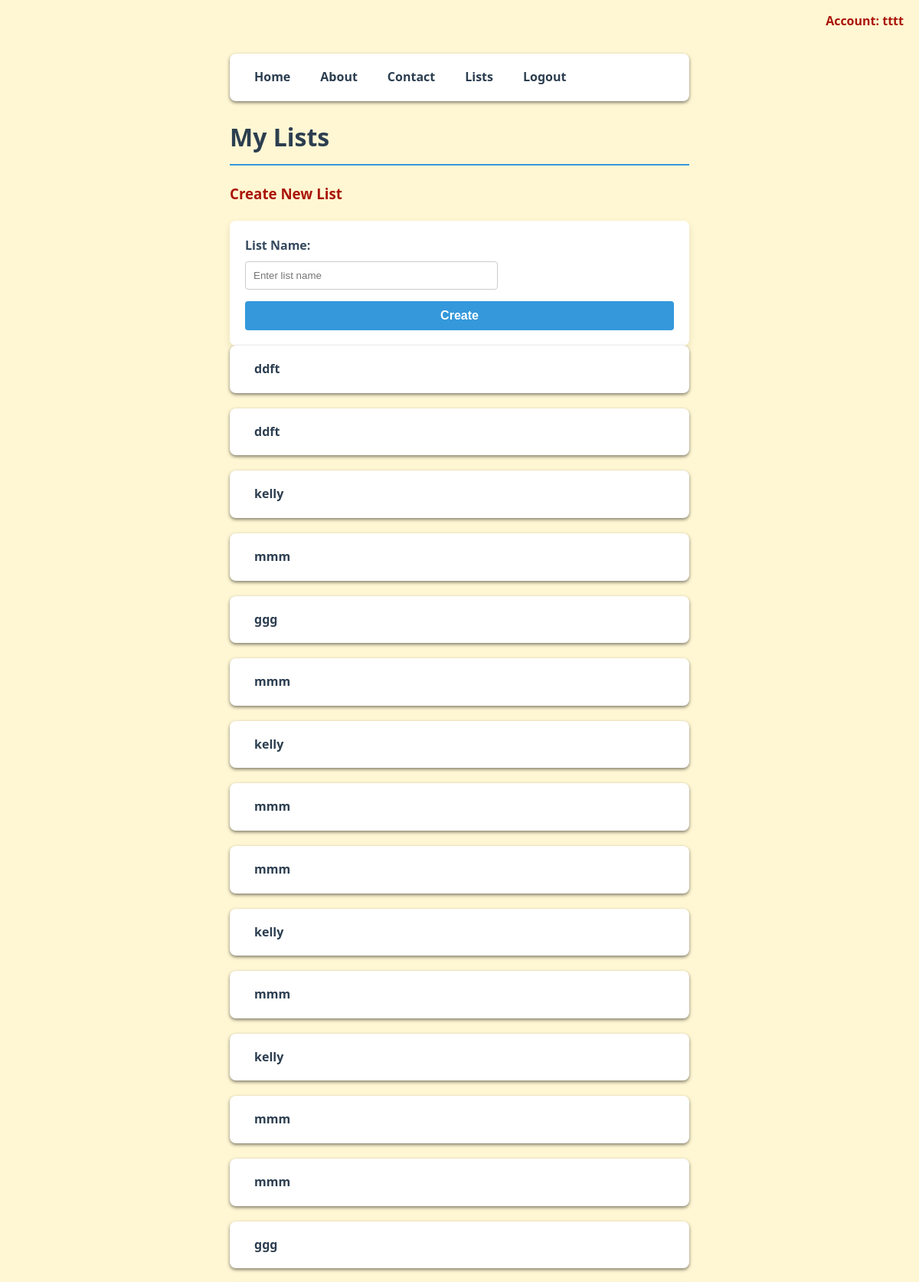
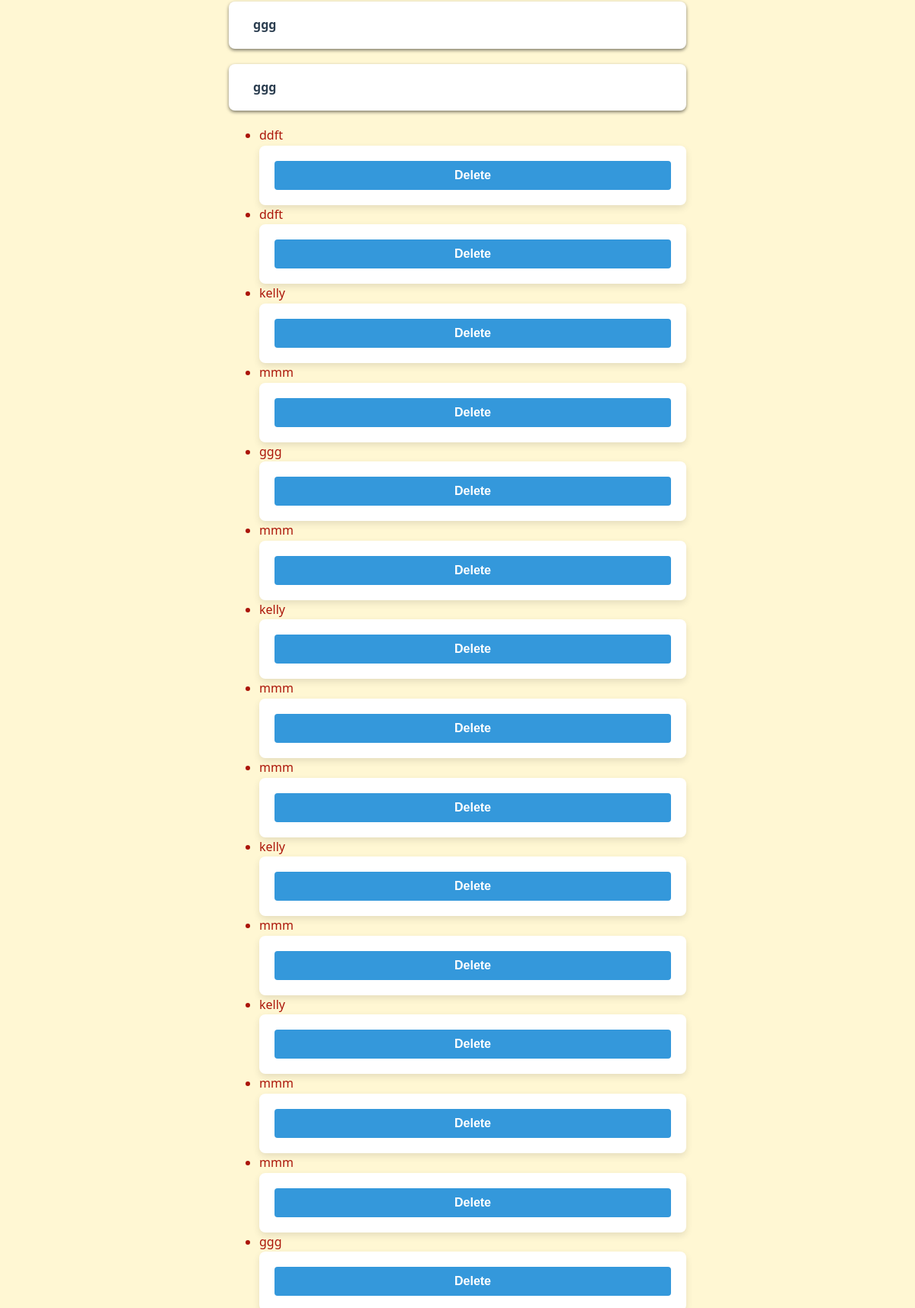
The app's page /lists (signed in, upper part) with its own data (2 pictures, top to bottom).
### site.py (models this page shows)
class Group(db.Model):
    id = db.Column(db.Integer, primary_key=True)
    name = db.Column(db.String(100), nullable=False)
    user_id = db.Column(db.Integer, db.ForeignKey('user.id'), nullable=False)
    items = db.relationship('Item', backref='group', cascade='all, delete-orphan', lazy=True)

### site.py (the view)
@app.route('/lists')
def lists():
    username = session.get('username')
    if not username:
        return redirect(url_for('login'))
    user = User.query.filter_by(username=username).first()
    if user:
        user_lists = Group.query.filter_by(user_id=user.id).all()
        return render_template('lists.html', lists=user_lists, username=username)
    return redirect(url_for('home'))

### templates/lists.html (shortened to what this page needs)
<!DOCTYPE html>
<html lang="en">
<head>
    <link rel="stylesheet" href="{{ url_for('static', filename='style.css') }}">
</head>
<body>
    <nav>
        <a href="{{url_for('home') }}">Home</a>
        <a href="{{url_for('about') }}">About</a>
        <a href="{{url_for('contact') }}">Contact</a>
        <a href="{{url_for('lists') }}">Lists</a>
        {% if username %}
        <a href="{{ url_for('logout') }}">Logout</a>
        {% else %}
        <a href="{{ url_for('login') }}">Login</a>
        <a href="{{ url_for('register') }}">Register</a>
        {% endif %}
    </nav>
    <div style='position: absolute; top:15px; right: 20px; font-weight: bold;'>
        Account: {{ username }}
    </div>
    <h1>My Lists</h1>
    <div class='card'>
        <h3>Create New List</h3>
        <form hx-post="{{ url_for('create_list') }}"
              hx-target='#lists-container'
              hx-swap='beforeend'
              hx-on::after-request="this.reset()">
            <label for="list_name">List Name:</label>
            <input type="text" id="list_name" name="list_name" required placeholder="Enter list name">
            <button type="submit">Create</button>
        </form>
    </div>
    {% for list in lists %}
    <nav class='list-item-container'>
        <a class="list-button" href="{{ url_for('inside_list', list_id=list.id) }}">
            {{ list.name }}
        </a>
    </nav>
    {% endfor %}
    <ul>
        {%for list in lists%}
            <li>
                {{list.name}}
                <form action="{{ url_for('delete_list', list_id=list.id)}}" method="POST" style="margin:0;">
                    <button type="submit" class="btn-delete-small" onclick="return confirm('delete?');">Delete</button>
                </form>
            </li>
        {% endfor%} </ul>
</body>
</html>

### static/style.css (style rules this page uses)
body { font-family: 'Segoe UI', Tahoma, Verdana, Geneva, sans-serif; background-color: #fff7d3; color: #AB1509; max-width: 600px; margin: 50px auto; padding: 20px; line-height: 1.6; }
h1 { color: #2c3e50; border-bottom: 2px solid #3498db; padding-bottom: 10px; }
nav { margin-bottom: 20px; }
nav a, p a { color: #3498db; text-decoration: none; margin-right: 15px; font-weight: 600; }
form { background: #ffffff; padding: 20px; border-radius: 7px; box-shadow: 0 4px 10px rgba(0, 0, 0, 0.05); margin-top: 20px; }
label { font-weight: 600; color: #34495e }
button[type='submit'] { background-color: #3498db; color: white; padding: 10px 20px; border: none; border-radius: 4px; cursor: pointer; font-size: 16px; font-weight: 600; width: 100%; }
nav { background-color: #ffff; padding: 12px 20px; border-radius: 8px; box-shadow: 0 2px 4px rgba(0, 0, 0, 0.5); margin-bottom: 20px; display: flex; gap: 15px; width:-moz-fit-content; }
nav a { color: #2c3e50; text-decoration: none; font-weight: 600; padding: 6px 12px; border-radius: 4px; transition: background-color 0.2s, color 0.2s; margin-right: 0; }
form { background-color: #ffffff; padding: 20px; border-radius: 8px; box-shadow: 0 4px 10px rgba(0, 0, 0, 0.1); margin-top: 20px; }
label { font-weight: 600; color: #34495e; display: block; margin-bottom: 8px; }
input[type='text'], input[type='password'] { width: 55%; padding: 10px; margin-bottom: 15px; border: 1px solid #ccc; border-radius: 4px; }
html { scroll-behavior: smooth; }
body { overflow-anchor: auto; }

### records on screen
Group: name "ddft"
Group: name "ddft"
Group: name "kelly"
Group: name "mmm"
Group: name "ggg"
Group: name "mmm"
Group: name "kelly"
Group: name "mmm"
Group: name "mmm"
Group: name "kelly"
Group: name "mmm"
Group: name "kelly"
Group: name "mmm"
Group: name "mmm"
Group: name "ggg"
Group: name "ggg"
Group: name "ggg"

### other values on screen
{{ username }} "tttt"
